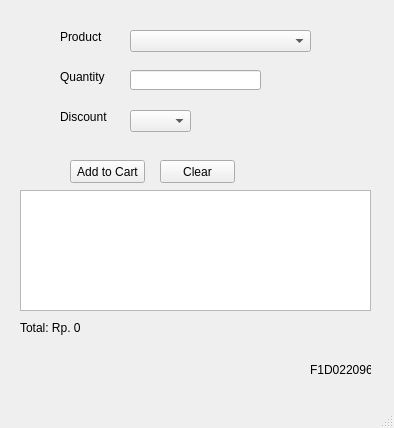
<?xml version="1.0" encoding="UTF-8"?>
<ui version="4.0">
 <class>MainWindow</class>
 <widget class="QMainWindow" name="MainWindow">
  <property name="geometry">
   <rect>
    <x>0</x>
    <y>0</y>
    <width>394</width>
    <height>428</height>
   </rect>
  </property>
  <property name="windowTitle">
   <string>MainWindow</string>
  </property>
  <widget class="QWidget" name="pos_app">
   <widget class="QLabel" name="productLabel">
    <property name="geometry">
     <rect>
      <x>60</x>
      <y>30</y>
      <width>47</width>
      <height>14</height>
     </rect>
    </property>
    <property name="text">
     <string>Product</string>
    </property>
   </widget>
   <widget class="QLabel" name="quantityLabel">
    <property name="geometry">
     <rect>
      <x>60</x>
      <y>70</y>
      <width>47</width>
      <height>14</height>
     </rect>
    </property>
    <property name="text">
     <string>Quantity</string>
    </property>
   </widget>
   <widget class="QLabel" name="discountLabel">
    <property name="geometry">
     <rect>
      <x>60</x>
      <y>110</y>
      <width>47</width>
      <height>14</height>
     </rect>
    </property>
    <property name="text">
     <string>Discount</string>
    </property>
   </widget>
   <widget class="QPushButton" name="addButton">
    <property name="geometry">
     <rect>
      <x>70</x>
      <y>160</y>
      <width>75</width>
      <height>23</height>
     </rect>
    </property>
    <property name="text">
     <string>Add to Cart</string>
    </property>
   </widget>
   <widget class="QPushButton" name="clearButton">
    <property name="geometry">
     <rect>
      <x>160</x>
      <y>160</y>
      <width>75</width>
      <height>23</height>
     </rect>
    </property>
    <property name="text">
     <string>Clear</string>
    </property>
   </widget>
   <widget class="QComboBox" name="product">
    <property name="geometry">
     <rect>
      <x>130</x>
      <y>30</y>
      <width>181</width>
      <height>22</height>
     </rect>
    </property>
   </widget>
   <widget class="QLineEdit" name="quantity">
    <property name="geometry">
     <rect>
      <x>130</x>
      <y>70</y>
      <width>131</width>
      <height>20</height>
     </rect>
    </property>
   </widget>
   <widget class="QComboBox" name="discount">
    <property name="geometry">
     <rect>
      <x>130</x>
      <y>110</y>
      <width>61</width>
      <height>22</height>
     </rect>
    </property>
   </widget>
   <widget class="QListWidget" name="cartList">
    <property name="geometry">
     <rect>
      <x>20</x>
      <y>190</y>
      <width>351</width>
      <height>121</height>
     </rect>
    </property>
   </widget>
   <widget class="QLabel" name="totalLabel">
    <property name="geometry">
     <rect>
      <x>20</x>
      <y>320</y>
      <width>71</width>
      <height>16</height>
     </rect>
    </property>
    <property name="text">
     <string>Total: Rp. 0</string>
    </property>
   </widget>
   <widget class="QLabel" name="nimLabel">
    <property name="geometry">
     <rect>
      <x>310</x>
      <y>360</y>
      <width>61</width>
      <height>20</height>
     </rect>
    </property>
    <property name="text">
     <string>F1D022096</string>
    </property>
   </widget>
  </widget>
  <widget class="QMenuBar" name="menubar">
   <property name="geometry">
    <rect>
     <x>0</x>
     <y>0</y>
     <width>394</width>
     <height>22</height>
    </rect>
   </property>
  </widget>
  <widget class="QStatusBar" name="statusbar"/>
 </widget>
 <resources/>
 <connections/>
</ui>
